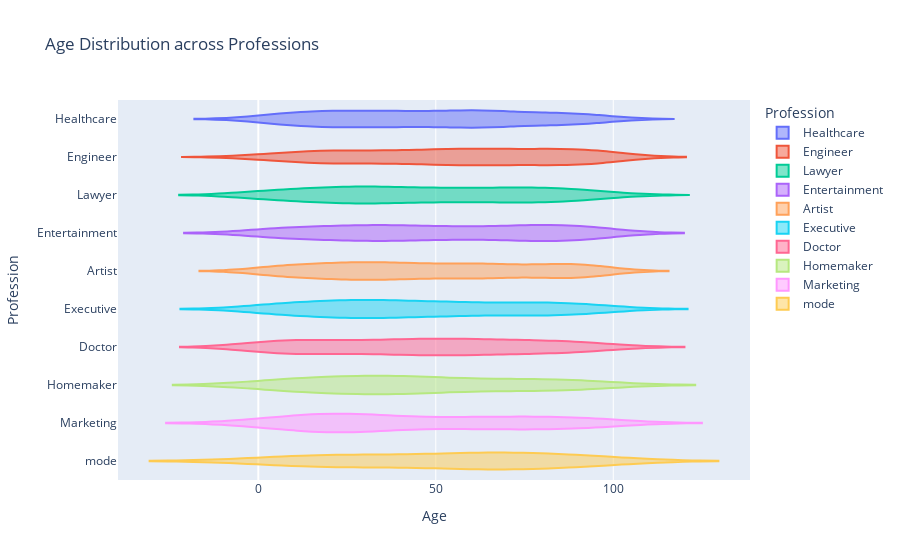
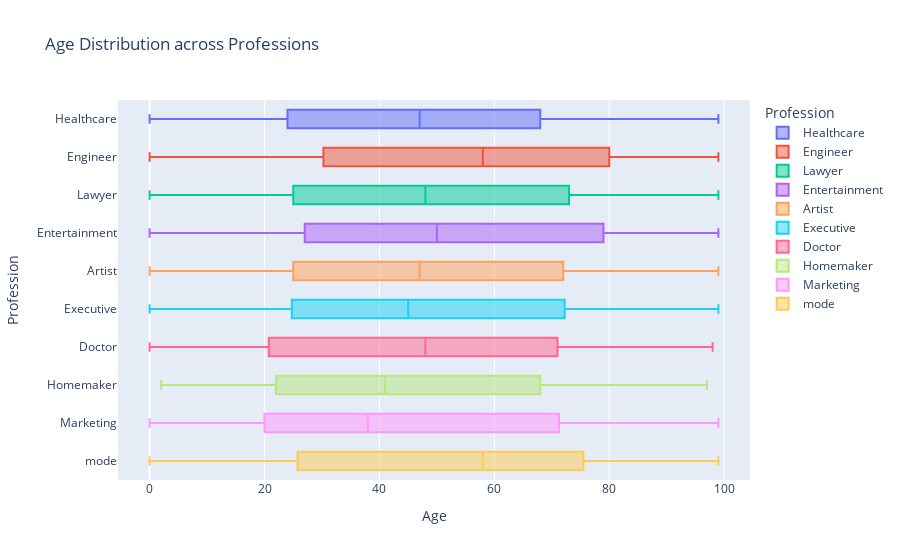

The notebook cell these images were saved under, in order:
### Markdown cell above
Upon analyzing the **age distribution** of the **dataset**, we observe that it is **fairly uniform** across the **entire age range**, ranging from **0 to 100**. Despite a **small peak** in the **age range of 30-34**, which **deviates slightly from a normal distribution**, it **still falls within an acceptable range**. Thus, from a **statistical perspective**, we can conclude that the **data is not skewed or biased with respect to age**.

Furthermore, from a **machine learning and deep learning point of view**, it is essential to have a **balanced dataset** that covers **all age groups to ensure optimal model performance**. Therefore, this **balanced distribution of age** can be **beneficial** for building **accurate and robust models** that can **generalize well on unseen data**.

### Code cell
# Create violin plot for Age versus Profession
fig1 = px.violin(df, x='Age', y='Profession', color='Profession', title='Age Distribution across Professions')

# Create box plot for Age versus Profession
fig2 = px.box(df, x='Age', y='Profession', color='Profession', title='Age Distribution across Professions')

# Display the plots
fig1.show()
fig2.show()

### Figure 1 — Plotly figure (JSON) as saved in the notebook; plotly's stock layout.template omitted (floating-point values rounded to 4 significant figures; data arrays with more than 128 entries replaced by an {"elided": "..."} marker saying what was removed)
{"data": [{"alignmentgroup": "True", "box": {"visible": false}, "hovertemplate": "Profession=%{y}<br>Age=%{x}<extra></extra>", "legendgroup": "Healthcare", "marker": {"color": "#636efa"}, "name": "Healthcare", "offsetgroup": "Healthcare", "orientation": "h", "scalegroup": "True", "showlegend": true, "type": "violin", "x": {"elided": "339 int values"}, "x0": " ", "xaxis": "x", "y": {"elided": "339 str values"}, "y0": " ", "yaxis": "y"}, {"alignmentgroup": "True", "box": {"visible": false}, "hovertemplate": "Profession=%{y}<br>Age=%{x}<extra></extra>", "legendgroup": "Engineer", "marker": {"color": "#EF553B"}, "name": "Engineer", "offsetgroup": "Engineer", "orientation": "h", "scalegroup": "True", "showlegend": true, "type": "violin", "x": {"elided": "179 int values"}, "x0": " ", "xaxis": "x", "y": {"elided": "179 str values"}, "y0": " ", "yaxis": "y"}, {"alignmentgroup": "True", "box": {"visible": false}, "hovertemplate": "Profession=%{y}<br>Age=%{x}<extra></extra>", "legendgroup": "Lawyer", "marker": {"color": "#00cc96"}, "name": "Lawyer", "offsetgroup": "Lawyer", "orientation": "h", "scalegroup": "True", "showlegend": true, "type": "violin", "x": {"elided": "142 int values"}, "x0": " ", "xaxis": "x", "y": {"elided": "142 str values"}, "y0": " ", "yaxis": "y"}, {"alignmentgroup": "True", "box": {"visible": false}, "hovertemplate": "Profession=%{y}<br>Age=%{x}<extra></extra>", "legendgroup": "Entertainment", "marker": {"color": "#ab63fa"}, "name": "Entertainment", "offsetgroup": "Entertainment", "orientation": "h", "scalegroup": "True", "showlegend": true, "type": "violin", "x": {"elided": "234 int values"}, "x0": " ", "xaxis": "x", "y": {"elided": "234 str values"}, "y0": " ", "yaxis": "y"}, {"alignmentgroup": "True", "box": {"visible": false}, "hovertemplate": "Profession=%{y}<br>Age=%{x}<extra></extra>", "legendgroup": "Artist", "marker": {"color": "#FFA15A"}, "name": "Artist", "offsetgroup": "Artist", "orientation": "h", "scalegroup": "True", "showlegend": true, "type": "violin", "x": {"elided": "612 int values"}, "x0": " ", "xaxis": "x", "y": {"elided": "612 str values"}, "y0": " ", "yaxis": "y"}, {"alignmentgroup": "True", "box": {"visible": false}, "hovertemplate": "Profession=%{y}<br>Age=%{x}<extra></extra>", "legendgroup": "Executive", "marker": {"color": "#19d3f3"}, "name": "Executive", "offsetgroup": "Executive", "orientation": "h", "scalegroup": "True", "showlegend": true, "type": "violin", "x": {"elided": "153 int values"}, "x0": " ", "xaxis": "x", "y": {"elided": "153 str values"}, "y0": " ", "yaxis": "y"}, {"alignmentgroup": "True", "box": {"visible": false}, "hovertemplate": "Profession=%{y}<br>Age=%{x}<extra></extra>", "legendgroup": "Doctor", "marker": {"color": "#FF6692"}, "name": "Doctor", "offsetgroup": "Doctor", "orientation": "h", "scalegroup": "True", "showlegend": true, "type": "violin", "x": {"elided": "161 int values"}, "x0": " ", "xaxis": "x", "y": {"elided": "161 str values"}, "y0": " ", "yaxis": "y"}, {"alignmentgroup": "True", "box": {"visible": false}, "hovertemplate": "Profession=%{y}<br>Age=%{x}<extra></extra>", "legendgroup": "Homemaker", "marker": {"color": "#B6E880"}, "name": "Homemaker", "offsetgroup": "Homemaker", "orientation": "h", "scalegroup": "True", "showlegend": true, "type": "violin", "x": [35, 35, 18, 32, 26, 66, 42, 40, 79, 37, 54, 89, 87, 78, 86, 22, 12, 78, 35, 7, 4, 34, 23, 85, 4, 43, 52, 19, 97, 26, 41, 72, 89, 22, 3, 53, 46, 54, 86, 2, 38, 57, 44, 34, 32, 15, 41, 5, 96, 18, 54, 65, 8, 22, 15, 68, 68, 94, 70, 65], "x0": " ", "xaxis": "x", "y": ["Homemaker", "Homemaker", "Homemaker", "Homemaker", "Homemaker", "Homemaker", "Homemaker", "Homemaker", "Homemaker", "Homemaker", "Homemaker", "Homemaker", "Homemaker", "Homemaker", "Homemaker", "Homemaker", "Homemaker", "Homemaker", "Homemaker", "Homemaker", "Homemaker", "Homemaker", "Homemaker", "Homemaker", "Homemaker", "Homemaker", "Homemaker", "Homemaker", "Homemaker", "Homemaker", "Homemaker", "Homemaker", "Homemaker", "Homemaker", "Homemaker", "Homemaker", "Homemaker", "Homemaker", "Homemaker", "Homemaker", "Homemaker", "Homemaker", "Homemaker", "Homemaker", "Homemaker", "Homemaker", "Homemaker", "Homemaker", "Homemaker", "Homemaker", "Homemaker", "Homemaker", "Homemaker", "Homemaker", "Homemaker", "Homemaker", "Homemaker", "Homemaker", "Homemaker", "Homemaker"], "y0": " ", "yaxis": "y"}, {"alignmentgroup": "True", "box": {"visible": false}, "hovertemplate": "Profession=%{y}<br>Age=%{x}<extra></extra>", "legendgroup": "Marketing", "marker": {"color": "#FF97FF"}, "name": "Marketing", "offsetgroup": "Marketing", "orientation": "h", "scalegroup": "True", "showlegend": true, "type": "violin", "x": [50, 21, 31, 19, 28, 27, 86, 0, 43, 21, 65, 66, 24, 20, 80, 84, 56, 28, 16, 31, 89, 10, 38, 59, 31, 26, 54, 60, 71, 17, 0, 19, 62, 0, 38, 21, 93, 79, 82, 75, 93, 16, 9, 12, 20, 19, 23, 25, 72, 13, 67, 38, 70, 99, 43, 34, 29, 59, 65, 78, 97, 25, 84, 88, 6, 96, 0, 42, 37, 52, 13, 15, 64, 80, 14, 5, 94, 91, 46, 88, 68, 29, 11, 52, 94], "x0": " ", "xaxis": "x", "y": ["Marketing", "Marketing", "Marketing", "Marketing", "Marketing", "Marketing", "Marketing", "Marketing", "Marketing", "Marketing", "Marketing", "Marketing", "Marketing", "Marketing", "Marketing", "Marketing", "Marketing", "Marketing", "Marketing", "Marketing", "Marketing", "Marketing", "Marketing", "Marketing", "Marketing", "Marketing", "Marketing", "Marketing", "Marketing", "Marketing", "Marketing", "Marketing", "Marketing", "Marketing", "Marketing", "Marketing", "Marketing", "Marketing", "Marketing", "Marketing", "Marketing", "Marketing", "Marketing", "Marketing", "Marketing", "Marketing", "Marketing", "Marketing", "Marketing", "Marketing", "Marketing", "Marketing", "Marketing", "Marketing", "Marketing", "Marketing", "Marketing", "Marketing", "Marketing", "Marketing", "Marketing", "Marketing", "Marketing", "Marketing", "Marketing", "Marketing", "Marketing", "Marketing", "Marketing", "Marketing", "Marketing", "Marketing", "Marketing", "Marketing", "Marketing", "Marketing", "Marketing", "Marketing", "Marketing", "Marketing", "Marketing", "Marketing", "Marketing", "Marketing", "Marketing"], "y0": " ", "yaxis": "y"}, {"alignmentgroup": "True", "box": {"visible": false}, "hovertemplate": "Profession=%{y}<br>Age=%{x}<extra></extra>", "legendgroup": "mode", "marker": {"color": "#FECB52"}, "name": "mode", "offsetgroup": "mode", "orientation": "h", "scalegroup": "True", "showlegend": true, "type": "violin", "x": [49, 51, 59, 95, 76, 0, 95, 89, 61, 66, 28, 22, 81, 91, 69, 15, 25, 69, 30, 10, 87, 99, 74, 33, 42, 50, 1, 19, 9, 78, 73, 58, 63, 52, 23], "x0": " ", "xaxis": "x", "y": ["mode", "mode", "mode", "mode", "mode", "mode", "mode", "mode", "mode", "mode", "mode", "mode", "mode", "mode", "mode", "mode", "mode", "mode", "mode", "mode", "mode", "mode", "mode", "mode", "mode", "mode", "mode", "mode", "mode", "mode", "mode", "mode", "mode", "mode", "mode"], "y0": " ", "yaxis": "y"}], "layout": {"legend": {"title": {"text": "Profession"}, "tracegroupgap": 0}, "title": {"text": "Age Distribution across Professions"}, "violinmode": "overlay", "xaxis": {"anchor": "y", "domain": [0, 1], "title": {"text": "Age"}}, "yaxis": {"anchor": "x", "categoryarray": ["mode", "Marketing", "Homemaker", "Doctor", "Executive", "Artist", "Entertainment", "Lawyer", "Engineer", "Healthcare"], "categoryorder": "array", "domain": [0, 1], "title": {"text": "Profession"}}}}

### Figure 2 — Plotly figure (JSON) as saved in the notebook; plotly's stock layout.template omitted (floating-point values rounded to 4 significant figures; data arrays with more than 128 entries replaced by an {"elided": "..."} marker saying what was removed)
{"data": [{"alignmentgroup": "True", "hovertemplate": "Profession=%{y}<br>Age=%{x}<extra></extra>", "legendgroup": "Healthcare", "marker": {"color": "#636efa"}, "name": "Healthcare", "notched": false, "offsetgroup": "Healthcare", "orientation": "h", "showlegend": true, "type": "box", "x": {"elided": "339 int values"}, "x0": " ", "xaxis": "x", "y": {"elided": "339 str values"}, "y0": " ", "yaxis": "y"}, {"alignmentgroup": "True", "hovertemplate": "Profession=%{y}<br>Age=%{x}<extra></extra>", "legendgroup": "Engineer", "marker": {"color": "#EF553B"}, "name": "Engineer", "notched": false, "offsetgroup": "Engineer", "orientation": "h", "showlegend": true, "type": "box", "x": {"elided": "179 int values"}, "x0": " ", "xaxis": "x", "y": {"elided": "179 str values"}, "y0": " ", "yaxis": "y"}, {"alignmentgroup": "True", "hovertemplate": "Profession=%{y}<br>Age=%{x}<extra></extra>", "legendgroup": "Lawyer", "marker": {"color": "#00cc96"}, "name": "Lawyer", "notched": false, "offsetgroup": "Lawyer", "orientation": "h", "showlegend": true, "type": "box", "x": {"elided": "142 int values"}, "x0": " ", "xaxis": "x", "y": {"elided": "142 str values"}, "y0": " ", "yaxis": "y"}, {"alignmentgroup": "True", "hovertemplate": "Profession=%{y}<br>Age=%{x}<extra></extra>", "legendgroup": "Entertainment", "marker": {"color": "#ab63fa"}, "name": "Entertainment", "notched": false, "offsetgroup": "Entertainment", "orientation": "h", "showlegend": true, "type": "box", "x": {"elided": "234 int values"}, "x0": " ", "xaxis": "x", "y": {"elided": "234 str values"}, "y0": " ", "yaxis": "y"}, {"alignmentgroup": "True", "hovertemplate": "Profession=%{y}<br>Age=%{x}<extra></extra>", "legendgroup": "Artist", "marker": {"color": "#FFA15A"}, "name": "Artist", "notched": false, "offsetgroup": "Artist", "orientation": "h", "showlegend": true, "type": "box", "x": {"elided": "612 int values"}, "x0": " ", "xaxis": "x", "y": {"elided": "612 str values"}, "y0": " ", "yaxis": "y"}, {"alignmentgroup": "True", "hovertemplate": "Profession=%{y}<br>Age=%{x}<extra></extra>", "legendgroup": "Executive", "marker": {"color": "#19d3f3"}, "name": "Executive", "notched": false, "offsetgroup": "Executive", "orientation": "h", "showlegend": true, "type": "box", "x": {"elided": "153 int values"}, "x0": " ", "xaxis": "x", "y": {"elided": "153 str values"}, "y0": " ", "yaxis": "y"}, {"alignmentgroup": "True", "hovertemplate": "Profession=%{y}<br>Age=%{x}<extra></extra>", "legendgroup": "Doctor", "marker": {"color": "#FF6692"}, "name": "Doctor", "notched": false, "offsetgroup": "Doctor", "orientation": "h", "showlegend": true, "type": "box", "x": {"elided": "161 int values"}, "x0": " ", "xaxis": "x", "y": {"elided": "161 str values"}, "y0": " ", "yaxis": "y"}, {"alignmentgroup": "True", "hovertemplate": "Profession=%{y}<br>Age=%{x}<extra></extra>", "legendgroup": "Homemaker", "marker": {"color": "#B6E880"}, "name": "Homemaker", "notched": false, "offsetgroup": "Homemaker", "orientation": "h", "showlegend": true, "type": "box", "x": [35, 35, 18, 32, 26, 66, 42, 40, 79, 37, 54, 89, 87, 78, 86, 22, 12, 78, 35, 7, 4, 34, 23, 85, 4, 43, 52, 19, 97, 26, 41, 72, 89, 22, 3, 53, 46, 54, 86, 2, 38, 57, 44, 34, 32, 15, 41, 5, 96, 18, 54, 65, 8, 22, 15, 68, 68, 94, 70, 65], "x0": " ", "xaxis": "x", "y": ["Homemaker", "Homemaker", "Homemaker", "Homemaker", "Homemaker", "Homemaker", "Homemaker", "Homemaker", "Homemaker", "Homemaker", "Homemaker", "Homemaker", "Homemaker", "Homemaker", "Homemaker", "Homemaker", "Homemaker", "Homemaker", "Homemaker", "Homemaker", "Homemaker", "Homemaker", "Homemaker", "Homemaker", "Homemaker", "Homemaker", "Homemaker", "Homemaker", "Homemaker", "Homemaker", "Homemaker", "Homemaker", "Homemaker", "Homemaker", "Homemaker", "Homemaker", "Homemaker", "Homemaker", "Homemaker", "Homemaker", "Homemaker", "Homemaker", "Homemaker", "Homemaker", "Homemaker", "Homemaker", "Homemaker", "Homemaker", "Homemaker", "Homemaker", "Homemaker", "Homemaker", "Homemaker", "Homemaker", "Homemaker", "Homemaker", "Homemaker", "Homemaker", "Homemaker", "Homemaker"], "y0": " ", "yaxis": "y"}, {"alignmentgroup": "True", "hovertemplate": "Profession=%{y}<br>Age=%{x}<extra></extra>", "legendgroup": "Marketing", "marker": {"color": "#FF97FF"}, "name": "Marketing", "notched": false, "offsetgroup": "Marketing", "orientation": "h", "showlegend": true, "type": "box", "x": [50, 21, 31, 19, 28, 27, 86, 0, 43, 21, 65, 66, 24, 20, 80, 84, 56, 28, 16, 31, 89, 10, 38, 59, 31, 26, 54, 60, 71, 17, 0, 19, 62, 0, 38, 21, 93, 79, 82, 75, 93, 16, 9, 12, 20, 19, 23, 25, 72, 13, 67, 38, 70, 99, 43, 34, 29, 59, 65, 78, 97, 25, 84, 88, 6, 96, 0, 42, 37, 52, 13, 15, 64, 80, 14, 5, 94, 91, 46, 88, 68, 29, 11, 52, 94], "x0": " ", "xaxis": "x", "y": ["Marketing", "Marketing", "Marketing", "Marketing", "Marketing", "Marketing", "Marketing", "Marketing", "Marketing", "Marketing", "Marketing", "Marketing", "Marketing", "Marketing", "Marketing", "Marketing", "Marketing", "Marketing", "Marketing", "Marketing", "Marketing", "Marketing", "Marketing", "Marketing", "Marketing", "Marketing", "Marketing", "Marketing", "Marketing", "Marketing", "Marketing", "Marketing", "Marketing", "Marketing", "Marketing", "Marketing", "Marketing", "Marketing", "Marketing", "Marketing", "Marketing", "Marketing", "Marketing", "Marketing", "Marketing", "Marketing", "Marketing", "Marketing", "Marketing", "Marketing", "Marketing", "Marketing", "Marketing", "Marketing", "Marketing", "Marketing", "Marketing", "Marketing", "Marketing", "Marketing", "Marketing", "Marketing", "Marketing", "Marketing", "Marketing", "Marketing", "Marketing", "Marketing", "Marketing", "Marketing", "Marketing", "Marketing", "Marketing", "Marketing", "Marketing", "Marketing", "Marketing", "Marketing", "Marketing", "Marketing", "Marketing", "Marketing", "Marketing", "Marketing", "Marketing"], "y0": " ", "yaxis": "y"}, {"alignmentgroup": "True", "hovertemplate": "Profession=%{y}<br>Age=%{x}<extra></extra>", "legendgroup": "mode", "marker": {"color": "#FECB52"}, "name": "mode", "notched": false, "offsetgroup": "mode", "orientation": "h", "showlegend": true, "type": "box", "x": [49, 51, 59, 95, 76, 0, 95, 89, 61, 66, 28, 22, 81, 91, 69, 15, 25, 69, 30, 10, 87, 99, 74, 33, 42, 50, 1, 19, 9, 78, 73, 58, 63, 52, 23], "x0": " ", "xaxis": "x", "y": ["mode", "mode", "mode", "mode", "mode", "mode", "mode", "mode", "mode", "mode", "mode", "mode", "mode", "mode", "mode", "mode", "mode", "mode", "mode", "mode", "mode", "mode", "mode", "mode", "mode", "mode", "mode", "mode", "mode", "mode", "mode", "mode", "mode", "mode", "mode"], "y0": " ", "yaxis": "y"}], "layout": {"boxmode": "overlay", "legend": {"title": {"text": "Profession"}, "tracegroupgap": 0}, "title": {"text": "Age Distribution across Professions"}, "xaxis": {"anchor": "y", "domain": [0, 1], "title": {"text": "Age"}}, "yaxis": {"anchor": "x", "categoryarray": ["mode", "Marketing", "Homemaker", "Doctor", "Executive", "Artist", "Entertainment", "Lawyer", "Engineer", "Healthcare"], "categoryorder": "array", "domain": [0, 1], "title": {"text": "Profession"}}}}
